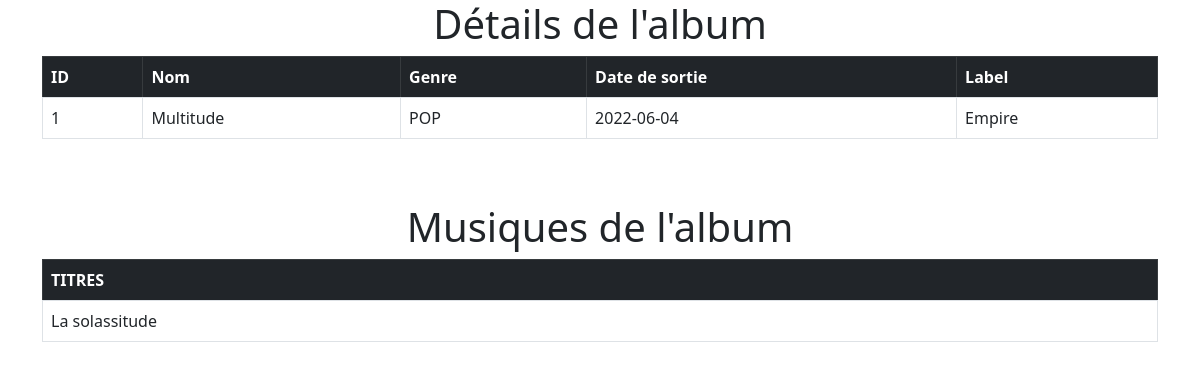
The page /pages/album_musique.php?album_id=1 on the database its author committed.
### tables this page shows
CREATE TABLE IF NOT EXISTS `album` (
  `id_album` int(11) NOT NULL AUTO_INCREMENT,
  `nom` varchar(250) DEFAULT NULL,
  `genre` varchar(250) DEFAULT NULL,
  `date_sortie` date DEFAULT NULL,
  `id_label` int(11) NOT NULL,
  PRIMARY KEY (`id_album`),
  KEY `id_label` (`id_label`)
);

CREATE TABLE IF NOT EXISTS `label` (
  `id_label` int(11) NOT NULL AUTO_INCREMENT,
  `nom` varchar(250) DEFAULT NULL,
  `ville` varchar(250) DEFAULT NULL,
  `adresse` varchar(250) DEFAULT NULL,
  PRIMARY KEY (`id_label`)
);

CREATE TABLE IF NOT EXISTS `musique` (
  `id_musique` int(11) NOT NULL AUTO_INCREMENT,
  `titre` varchar(250) DEFAULT NULL,
  `genre` varchar(250) DEFAULT NULL,
  `duree` varchar(250) DEFAULT NULL,
  PRIMARY KEY (`id_musique`)
);

### pages/album_musique.php (the view, shortened to what this page needs)
<?php  include '../header.php'?>
<h1 class="text-center">Détails de l'album</h1>
  <div class="container">
    <table class="table table-striped table-bordered table-hover">
      <thead class="table-dark">
        <tr>
          <th  scope="col">ID</th>
          <th  scope="col">Nom</th>
          <th  scope="col">Genre</th>
          <th  scope="col">Date de sortie</th>
          <th  scope="col">Label</th>
        </tr>
      </thead>
        <tbody>
          <tr>
            <?php
              if (isset($_GET['album_id'])) {
                  $albumid = $_GET['album_id'];
                  $query="SELECT * FROM album WHERE id_album = {$albumid} ";
                  $view_album= mysqli_query($conn,$query);
                  while($row = mysqli_fetch_assoc($view_album))
                  {
                    $id = $row['id_album'];
                    $nom = $row['nom'];
                    $genre = $row['genre'];
                    $date = $row['date_sortie'];
                    $label = $row['id_label'];
                    $query2="SELECT nom FROM label WHERE id_label = {$label}";
                    $view_label= mysqli_query($conn,$query2);
                    while($row2= mysqli_fetch_assoc($view_label)){
                      $label = $row2['nom'];
                    }
                    echo "<tr >";
                    echo " <td >{$id}</td>";
                    echo " <td > {$nom}</td>";
                    echo " <td > {$genre}</td>";
                    echo " <td > {$date}</td>";
                    echo " <td >{$label} </td>";
                    echo " </tr> ";
                  }
                }
            ?>
          </tr>
        </tbody>
    </table>
  </div>
<br><br>
<h1 class="text-center">Musiques de l'album</h1>
<div class="container">
  <table class="table table-striped table-bordered table-hover">
      <thead class="table-dark">
        <tr>
          <th  scope="col">TITRES</th>
        </tr>
      </thead>
        <tbody>
          <tr>
            <?php
              if (isset($_GET['album_id'])) {
                  $albumid = $_GET['album_id'];
                  $query3="SELECT titre FROM musique INNER JOIN album_musique ON album_musique.id_musique= musique.id_musique WHERE album_musique.id_album = $albumid;";
                  $view_titre= mysqli_query($conn,$query3);
                  while($row3 = mysqli_fetch_assoc($view_titre))
                  {
                    $titre = $row3['titre'];
                    echo "<tr >";
                    echo " <td >{$titre}</td>";
                    }
                }
            ?>
        </tbody>
  </table>
</div>

### rows shown on the page
album: id_album "1", nom "Multitude", genre "POP", date_sortie "2022-06-04", id_label.nom "Empire"
musique: titre "La solassitude"
